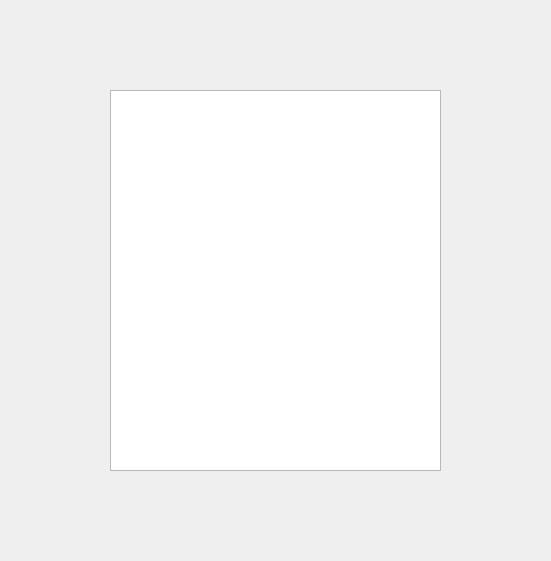
<?xml version="1.0" encoding="UTF-8"?>
<ui version="4.0">
 <class>adj_matrix</class>
 <widget class="QDialog" name="adj_matrix">
  <property name="windowTitle">
   <string>Dialog</string>
  </property>
  <widget class="QTextBrowser" name="textBrowser">
   <property name="geometry">
    <rect>
     <x>110</x>
     <y>90</y>
     <width>331</width>
     <height>381</height>
    </rect>
   </property>
   <property name="focusPolicy">
    <enum>Qt::NoFocus</enum>
   </property>
   <property name="contextMenuPolicy">
    <enum>Qt::DefaultContextMenu</enum>
   </property>
   <property name="autoFillBackground">
    <bool>false</bool>
   </property>
   <property name="frameShape">
    <enum>QFrame::StyledPanel</enum>
   </property>
   <property name="lineWidth">
    <number>0</number>
   </property>
  </widget>
 </widget>
 <resources/>
 <connections/>
</ui>
